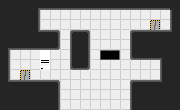

This game map was drawn from its Tiled (.tmx) file and the tilesets committed beside it. A one-line description and the full map source follow:
An orthogonal 18x11 tile map with 10x10 px tiles, 2 tile layers (Background, Level).

<map version="1.10" tiledversion="1.12.0" orientation="orthogonal" renderorder="right-down" width="18" height="11" tilewidth="10" tileheight="10" infinite="0" nextlayerid="3" nextobjectid="1">
 <tileset firstgid="1" source="Levels.tsx" />
 <layer id="1" name="Background" width="18" height="11">
  <data encoding="csv">
9,9,9,18,14,14,14,14,14,14,14,14,14,14,14,14,14,19,
9,9,9,10,1,1,1,1,1,1,1,1,1,1,1,1,1,8,
9,9,9,10,1,1,1,1,1,1,1,1,1,1,1,1,1,8,
9,9,9,23,4,5,1,3,5,1,1,1,1,3,4,1,4,24,
18,14,14,14,14,15,1,8,10,1,1,1,1,8,9,9,9,9,
10,1,1,1,1,1,1,8,10,1,1,1,1,13,14,14,19,9,
10,1,1,1,1,1,1,13,15,1,1,1,1,1,1,1,8,9,
10,1,1,1,1,1,1,1,1,1,1,1,1,1,1,1,8,9,
23,4,4,4,4,5,1,1,1,1,1,1,1,3,4,4,24,9,
9,9,9,9,9,10,1,1,1,1,1,1,1,8,9,9,9,9,
9,9,9,9,9,10,1,1,1,1,1,1,1,8,9,9,9,9
</data>
 </layer>
 <layer id="2" name="Level" width="18" height="11">
  <data encoding="csv">
0,0,0,0,0,0,0,0,0,0,0,0,0,0,0,0,0,9,
0,0,0,0,0,0,0,0,0,0,0,0,0,0,0,0,0,0,
0,0,0,0,0,0,0,0,1,1,0,0,0,0,0,11,0,0,
0,0,0,0,0,0,0,0,0,0,0,0,0,0,0,4,0,0,
0,0,0,0,0,0,0,0,0,0,0,0,0,0,0,0,0,0,
0,0,0,0,20,0,0,0,0,0,6,7,0,0,0,0,0,0,
0,0,0,0,25,0,0,0,0,0,0,0,0,0,0,0,0,0,
0,0,11,0,0,0,0,0,0,0,0,0,0,0,0,0,0,0,
0,0,0,0,0,0,0,0,0,0,0,0,0,0,0,0,0,0,
0,0,0,0,0,0,0,0,0,0,0,0,0,0,0,0,0,0,
0,0,0,0,0,0,0,0,0,0,0,0,0,0,0,0,0,0
</data>
 </layer>
</map>
